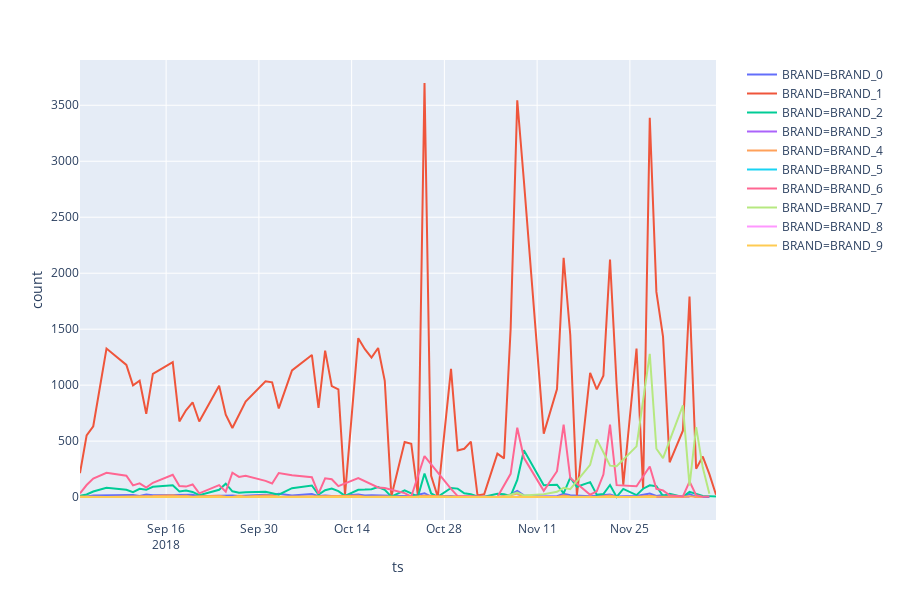

Notebook cell for this chart:
### Code cell
brandsWithCountNumberPerDay =  dJoinBrandsAndDsum.groupby(['BRAND','ts']).ts.agg('count').to_frame('count').reset_index()
brandsWithCountNumberPerDay

import plotly.express as px
fig = px.line(brandsWithCountNumberPerDay, x='ts', y='count', color='BRAND')
fig.show()

### Figure 1 — Plotly figure (JSON) as saved in the notebook; plotly's stock layout.template omitted (floating-point values rounded to 4 significant figures)
{"data": [{"hoverlabel": {"namelength": 0}, "hovertemplate": "BRAND=BRAND_0<br>ts=%{x}<br>count=%{y}", "legendgroup": "BRAND=BRAND_0", "line": {"color": "#636efa", "dash": "solid"}, "mode": "lines", "name": "BRAND=BRAND_0", "showlegend": true, "type": "scatter", "x": ["2018-09-03", "2018-09-04", "2018-09-05", "2018-09-07", "2018-09-10", "2018-09-11", "2018-09-12", "2018-09-13", "2018-09-14", "2018-09-17", "2018-09-18", "2018-09-19", "2018-09-20", "2018-09-21", "2018-09-24", "2018-09-25", "2018-09-26", "2018-09-27", "2018-09-28", "2018-10-01", "2018-10-02", "2018-10-03", "2018-10-05", "2018-10-08", "2018-10-09", "2018-10-10", "2018-10-11", "2018-10-12", "2018-10-15", "2018-10-16", "2018-10-17", "2018-10-18", "2018-10-19", "2018-10-22", "2018-10-23", "2018-10-25", "2018-10-26", "2018-10-29", "2018-10-30", "2018-10-31", "2018-11-05", "2018-11-06", "2018-11-07", "2018-11-08", "2018-11-09", "2018-11-12", "2018-11-14", "2018-11-15", "2018-11-16", "2018-11-19", "2018-11-20", "2018-11-21", "2018-11-22", "2018-11-23", "2018-11-26", "2018-11-28", "2018-11-29", "2018-11-30", "2018-12-01", "2018-12-03", "2018-12-04", "2018-12-05", "2018-12-07"], "xaxis": "x", "y": [8, 6, 15, 17, 16, 19, 10, 23, 16, 18, 22, 21, 20, 7, 13, 15, 15, 10, 14, 21, 17, 29, 15, 28, 9, 15, 9, 10, 23, 15, 17, 16, 10, 10, 8, 35, 4, 9, 3, 4, 1, 8, 24, 56, 15, 4, 8, 29, 17, 8, 14, 15, 24, 6, 9, 32, 11, 18, 1, 8, 27, 2, 1], "yaxis": "y"}, {"hoverlabel": {"namelength": 0}, "hovertemplate": "BRAND=BRAND_1<br>ts=%{x}<br>count=%{y}", "legendgroup": "BRAND=BRAND_1", "line": {"color": "#EF553B", "dash": "solid"}, "mode": "lines", "name": "BRAND=BRAND_1", "showlegend": true, "type": "scatter", "x": ["2018-09-03", "2018-09-04", "2018-09-05", "2018-09-07", "2018-09-10", "2018-09-11", "2018-09-12", "2018-09-13", "2018-09-14", "2018-09-17", "2018-09-18", "2018-09-19", "2018-09-20", "2018-09-21", "2018-09-24", "2018-09-25", "2018-09-26", "2018-09-27", "2018-09-28", "2018-10-01", "2018-10-02", "2018-10-03", "2018-10-05", "2018-10-08", "2018-10-09", "2018-10-10", "2018-10-11", "2018-10-12", "2018-10-13", "2018-10-15", "2018-10-16", "2018-10-17", "2018-10-18", "2018-10-19", "2018-10-20", "2018-10-22", "2018-10-23", "2018-10-24", "2018-10-25", "2018-10-26", "2018-10-27", "2018-10-29", "2018-10-30", "2018-10-31", "2018-11-01", "2018-11-02", "2018-11-03", "2018-11-05", "2018-11-06", "2018-11-07", "2018-11-08", "2018-11-09", "2018-11-12", "2018-11-14", "2018-11-15", "2018-11-16", "2018-11-17", "2018-11-19", "2018-11-20", "2018-11-21", "2018-11-22", "2018-11-23", "2018-11-24", "2018-11-26", "2018-11-27", "2018-11-28", "2018-11-29", "2018-11-30", "2018-12-01", "2018-12-03", "2018-12-04", "2018-12-05", "2018-12-06", "2018-12-07", "2018-12-08"], "xaxis": "x", "y": [214, 552, 633, 1327, 1181, 998, 1040, 744, 1100, 1206, 676, 776, 847, 675, 994, 736, 618, 733, 853, 1035, 1025, 792, 1132, 1270, 796, 1309, 992, 963, 22, 1420, 1321, 1246, 1332, 1039, 8, 492, 477, 16, 3699, 190, 3, 1146, 417, 432, 496, 15, 25, 388, 346, 1503, 3545, 2826, 567, 965, 2138, 1448, 16, 1109, 962, 1085, 2123, 1002, 110, 1327, 76, 3389, 1833, 1433, 311, 593, 1792, 254, 362, 205, 21], "yaxis": "y"}, {"hoverlabel": {"namelength": 0}, "hovertemplate": "BRAND=BRAND_2<br>ts=%{x}<br>count=%{y}", "legendgroup": "BRAND=BRAND_2", "line": {"color": "#00cc96", "dash": "solid"}, "mode": "lines", "name": "BRAND=BRAND_2", "showlegend": true, "type": "scatter", "x": ["2018-09-03", "2018-09-04", "2018-09-05", "2018-09-07", "2018-09-10", "2018-09-11", "2018-09-12", "2018-09-13", "2018-09-14", "2018-09-17", "2018-09-18", "2018-09-19", "2018-09-20", "2018-09-21", "2018-09-24", "2018-09-25", "2018-09-26", "2018-09-27", "2018-09-28", "2018-10-01", "2018-10-02", "2018-10-03", "2018-10-05", "2018-10-08", "2018-10-09", "2018-10-10", "2018-10-11", "2018-10-12", "2018-10-13", "2018-10-15", "2018-10-16", "2018-10-17", "2018-10-18", "2018-10-19", "2018-10-20", "2018-10-22", "2018-10-23", "2018-10-24", "2018-10-25", "2018-10-26", "2018-10-27", "2018-10-29", "2018-10-30", "2018-10-31", "2018-11-01", "2018-11-02", "2018-11-03", "2018-11-05", "2018-11-06", "2018-11-07", "2018-11-08", "2018-11-09", "2018-11-12", "2018-11-14", "2018-11-15", "2018-11-16", "2018-11-17", "2018-11-19", "2018-11-20", "2018-11-21", "2018-11-22", "2018-11-23", "2018-11-24", "2018-11-26", "2018-11-27", "2018-11-28", "2018-11-29", "2018-11-30", "2018-12-01", "2018-12-03", "2018-12-04", "2018-12-06", "2018-12-07", "2018-12-08"], "xaxis": "x", "y": [11, 24, 50, 83, 65, 44, 74, 65, 92, 106, 50, 58, 46, 18, 65, 120, 52, 39, 43, 47, 35, 21, 80, 104, 23, 62, 76, 53, 11, 66, 67, 70, 90, 65, 4, 60, 33, 3, 211, 33, 3, 82, 76, 34, 25, 5, 4, 29, 26, 10, 153, 419, 106, 111, 33, 174, 93, 134, 21, 28, 108, 2, 73, 18, 75, 105, 97, 10, 29, 2, 48, 10, 8, 6], "yaxis": "y"}, {"hoverlabel": {"namelength": 0}, "hovertemplate": "BRAND=BRAND_3<br>ts=%{x}<br>count=%{y}", "legendgroup": "BRAND=BRAND_3", "line": {"color": "#ab63fa", "dash": "solid"}, "mode": "lines", "name": "BRAND=BRAND_3", "showlegend": true, "type": "scatter", "x": ["2018-09-03", "2018-09-04", "2018-09-05", "2018-09-07", "2018-09-10", "2018-09-11", "2018-09-12", "2018-09-13", "2018-09-14", "2018-09-17", "2018-09-18", "2018-09-19", "2018-09-20", "2018-09-21", "2018-09-24", "2018-09-25", "2018-09-26", "2018-09-27", "2018-10-01", "2018-10-03", "2018-10-05", "2018-10-08", "2018-10-09", "2018-10-10", "2018-10-11", "2018-10-12", "2018-10-16", "2018-10-17", "2018-10-18", "2018-10-19", "2018-10-25", "2018-10-29", "2018-11-08", "2018-11-09", "2018-11-15", "2018-11-16", "2018-11-21", "2018-11-22", "2018-11-28", "2018-11-29", "2018-11-30", "2018-12-03", "2018-12-04"], "xaxis": "x", "y": [1, 1, 1, 3, 2, 2, 1, 1, 4, 1, 1, 2, 1, 3, 4, 1, 2, 1, 2, 2, 1, 4, 2, 1, 1, 2, 1, 2, 5, 2, 5, 2, 4, 9, 2, 2, 2, 3, 5, 1, 1, 1, 3], "yaxis": "y"}, {"hoverlabel": {"namelength": 0}, "hovertemplate": "BRAND=BRAND_4<br>ts=%{x}<br>count=%{y}", "legendgroup": "BRAND=BRAND_4", "line": {"color": "#FFA15A", "dash": "solid"}, "mode": "lines", "name": "BRAND=BRAND_4", "showlegend": true, "type": "scatter", "x": ["2018-09-03", "2018-09-04", "2018-09-05", "2018-09-07", "2018-09-10", "2018-09-11", "2018-09-12", "2018-09-13", "2018-09-14", "2018-09-17", "2018-09-18", "2018-09-19", "2018-09-20", "2018-09-21", "2018-09-24", "2018-09-25", "2018-09-26", "2018-09-27", "2018-09-28", "2018-10-01", "2018-10-02", "2018-10-03", "2018-10-05", "2018-10-08", "2018-10-09", "2018-10-10", "2018-10-11", "2018-10-12", "2018-10-15", "2018-10-16", "2018-10-17", "2018-10-18", "2018-10-19", "2018-10-23", "2018-10-25", "2018-10-29", "2018-11-05", "2018-11-07", "2018-11-08", "2018-11-09", "2018-11-12", "2018-11-14", "2018-11-15", "2018-11-16", "2018-11-19", "2018-11-20", "2018-11-21", "2018-11-22", "2018-11-23", "2018-11-26", "2018-11-28", "2018-11-29", "2018-11-30", "2018-12-01", "2018-12-03", "2018-12-04", "2018-12-05", "2018-12-06"], "xaxis": "x", "y": [6, 7, 3, 2, 5, 5, 8, 4, 9, 17, 9, 13, 3, 7, 12, 4, 2, 11, 6, 15, 14, 4, 5, 6, 4, 6, 5, 7, 13, 4, 5, 7, 5, 1, 12, 5, 1, 17, 31, 4, 2, 1, 15, 5, 4, 1, 8, 14, 2, 2, 11, 3, 4, 2, 1, 8, 1, 1], "yaxis": "y"}, {"hoverlabel": {"namelength": 0}, "hovertemplate": "BRAND=BRAND_5<br>ts=%{x}<br>count=%{y}", "legendgroup": "BRAND=BRAND_5", "line": {"color": "#19d3f3", "dash": "solid"}, "mode": "lines", "name": "BRAND=BRAND_5", "showlegend": true, "type": "scatter", "x": ["2018-09-10", "2018-09-11", "2018-10-12", "2018-11-15"], "xaxis": "x", "y": [1, 1, 1, 1], "yaxis": "y"}, {"hoverlabel": {"namelength": 0}, "hovertemplate": "BRAND=BRAND_6<br>ts=%{x}<br>count=%{y}", "legendgroup": "BRAND=BRAND_6", "line": {"color": "#FF6692", "dash": "solid"}, "mode": "lines", "name": "BRAND=BRAND_6", "showlegend": true, "type": "scatter", "x": ["2018-09-03", "2018-09-04", "2018-09-05", "2018-09-07", "2018-09-10", "2018-09-11", "2018-09-12", "2018-09-13", "2018-09-14", "2018-09-17", "2018-09-18", "2018-09-19", "2018-09-20", "2018-09-21", "2018-09-24", "2018-09-25", "2018-09-26", "2018-09-27", "2018-09-28", "2018-10-01", "2018-10-02", "2018-10-03", "2018-10-05", "2018-10-08", "2018-10-09", "2018-10-10", "2018-10-11", "2018-10-12", "2018-10-15", "2018-10-16", "2018-10-17", "2018-10-18", "2018-10-19", "2018-10-22", "2018-10-23", "2018-10-25", "2018-10-29", "2018-10-30", "2018-11-05", "2018-11-07", "2018-11-08", "2018-11-09", "2018-11-12", "2018-11-14", "2018-11-15", "2018-11-16", "2018-11-19", "2018-11-20", "2018-11-21", "2018-11-22", "2018-11-23", "2018-11-26", "2018-11-28", "2018-11-29", "2018-11-30", "2018-12-01", "2018-12-03", "2018-12-04", "2018-12-05", "2018-12-06", "2018-12-07"], "xaxis": "x", "y": [33, 108, 165, 217, 191, 105, 123, 85, 128, 200, 99, 94, 113, 34, 107, 49, 218, 180, 190, 145, 122, 215, 196, 177, 32, 168, 160, 98, 170, 143, 113, 86, 82, 36, 5, 367, 74, 9, 1, 208, 620, 351, 56, 231, 647, 170, 21, 51, 201, 647, 107, 97, 274, 74, 60, 16, 6, 139, 17, 4, 6], "yaxis": "y"}, {"hoverlabel": {"namelength": 0}, "hovertemplate": "BRAND=BRAND_7<br>ts=%{x}<br>count=%{y}", "legendgroup": "BRAND=BRAND_7", "line": {"color": "#B6E880", "dash": "solid"}, "mode": "lines", "name": "BRAND=BRAND_7", "showlegend": true, "type": "scatter", "x": ["2018-11-05", "2018-11-06", "2018-11-08", "2018-11-09", "2018-11-12", "2018-11-14", "2018-11-15", "2018-11-16", "2018-11-19", "2018-11-20", "2018-11-21", "2018-11-22", "2018-11-23", "2018-11-26", "2018-11-28", "2018-11-29", "2018-11-30", "2018-12-03", "2018-12-04", "2018-12-05", "2018-12-06", "2018-12-07"], "xaxis": "x", "y": [4, 1, 41, 15, 25, 48, 83, 71, 289, 516, 401, 281, 275, 453, 1279, 432, 348, 819, 103, 625, 264, 31], "yaxis": "y"}, {"hoverlabel": {"namelength": 0}, "hovertemplate": "BRAND=BRAND_8<br>ts=%{x}<br>count=%{y}", "legendgroup": "BRAND=BRAND_8", "line": {"color": "#FF97FF", "dash": "solid"}, "mode": "lines", "name": "BRAND=BRAND_8", "showlegend": true, "type": "scatter", "x": ["2018-09-04", "2018-09-10", "2018-09-13", "2018-09-17", "2018-09-18", "2018-09-24", "2018-10-11", "2018-10-16", "2018-10-17", "2018-11-06", "2018-11-14", "2018-11-16", "2018-11-22", "2018-11-28"], "xaxis": "x", "y": [1, 2, 1, 1, 1, 1, 1, 2, 1, 1, 1, 1, 1, 1], "yaxis": "y"}, {"hoverlabel": {"namelength": 0}, "hovertemplate": "BRAND=BRAND_9<br>ts=%{x}<br>count=%{y}", "legendgroup": "BRAND=BRAND_9", "line": {"color": "#FECB52", "dash": "solid"}, "mode": "lines", "name": "BRAND=BRAND_9", "showlegend": true, "type": "scatter", "x": ["2018-09-03", "2018-09-05", "2018-09-11", "2018-09-13", "2018-09-14", "2018-09-17", "2018-09-18", "2018-09-19", "2018-09-20", "2018-09-25", "2018-09-26", "2018-09-27", "2018-09-28", "2018-10-01", "2018-10-02", "2018-10-03", "2018-10-08", "2018-10-09", "2018-10-10", "2018-10-11", "2018-10-12", "2018-10-15", "2018-10-18", "2018-10-22", "2018-10-23", "2018-11-05", "2018-11-07", "2018-11-08", "2018-11-09", "2018-11-15", "2018-11-16", "2018-11-19", "2018-11-20", "2018-11-23", "2018-11-28", "2018-11-29"], "xaxis": "x", "y": [1, 1, 2, 1, 4, 1, 1, 1, 2, 1, 1, 3, 2, 3, 1, 2, 2, 2, 1, 1, 1, 1, 4, 1, 2, 1, 4, 7, 1, 3, 1, 3, 1, 1, 2, 2], "yaxis": "y"}], "layout": {"height": 600, "legend": {"tracegroupgap": 0}, "margin": {"t": 60}, "xaxis": {"anchor": "y", "domain": [0, 0.98], "title": {"text": "ts"}}, "yaxis": {"anchor": "x", "domain": [0, 1], "title": {"text": "count"}}}}
